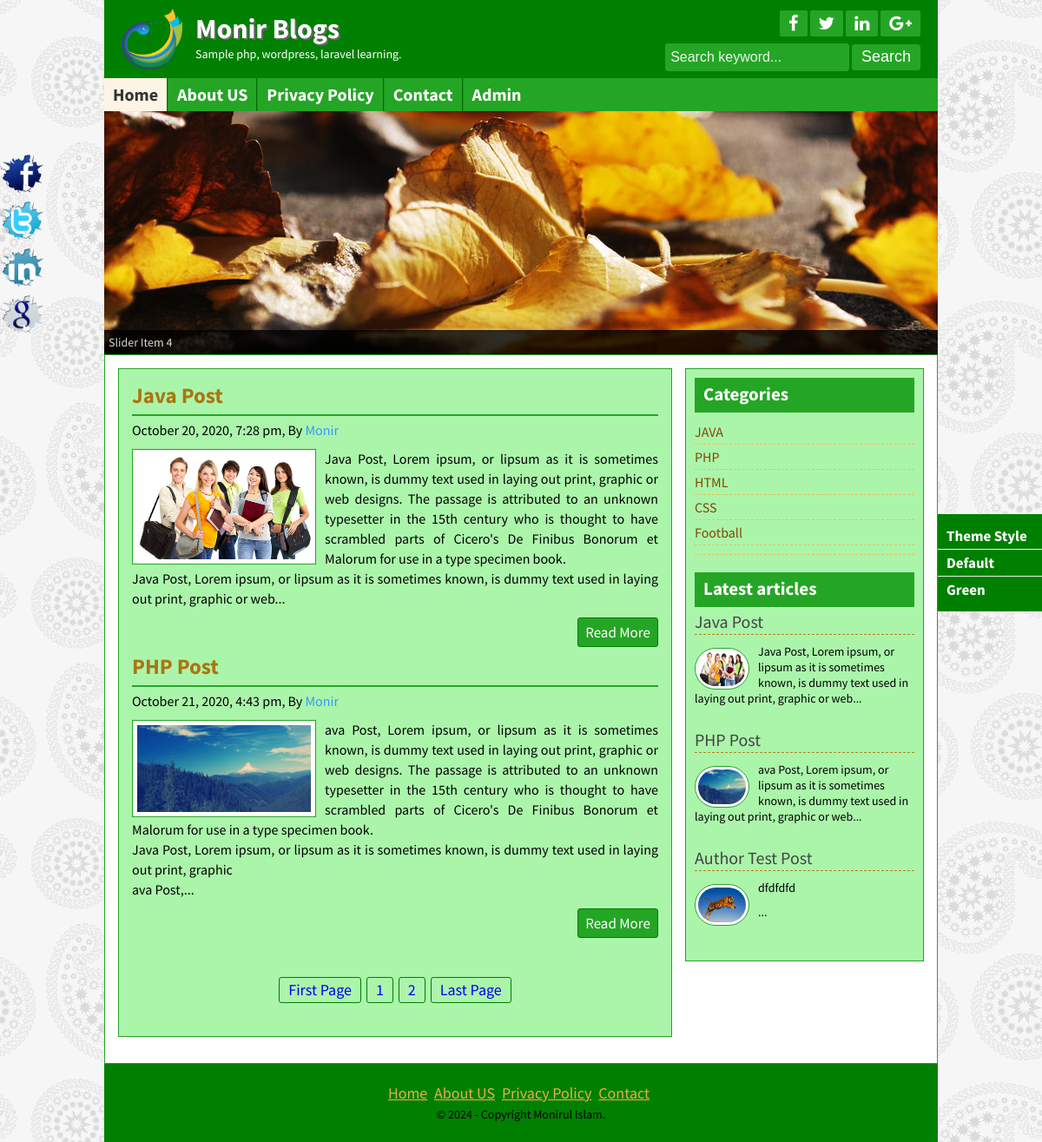
The page / on the database its author committed.
### tables this page shows
CREATE TABLE `tbl_options` (
  `id` int(11) NOT NULL,
  `title` varchar(255) NOT NULL,
  `slogan` varchar(255) NOT NULL,
  `logo` varchar(255) NOT NULL,
  `themes` varchar(255) NOT NULL,
  `facebook_url` varchar(255) NOT NULL,
  `twitter_url` varchar(255) NOT NULL,
  `google_url` varchar(255) NOT NULL,
  `linkedin_url` varchar(255) NOT NULL,
  `copyright` varchar(255) NOT NULL
);

CREATE TABLE `tbl_page` (
  `id` int(11) NOT NULL,
  `title` varchar(255) NOT NULL,
  `body` text NOT NULL
);

CREATE TABLE `tbl_post` (
  `id` int(11) NOT NULL,
  `cat` int(11) NOT NULL,
  `userid` int(11) NOT NULL,
  `title` varchar(255) NOT NULL,
  `body` text NOT NULL,
  `image` varchar(255) NOT NULL,
  `author` varchar(50) NOT NULL,
  `tags` varchar(255) NOT NULL,
  `date` timestamp NOT NULL DEFAULT CURRENT_TIMESTAMP
);

CREATE TABLE `tbl_category` (
  `id` int(11) NOT NULL,
  `name` varchar(50) NOT NULL
);

### lib/Database.php (called while the page is built, shortened)
<?php
Class Database{
	public $host   = DB_HOST;
	public $user   = DB_USER;
	public $pass   = DB_PASS;
	public $dbname = DB_NAME;
	public $link;
	private function connectDB(){
	$this->link = new mysqli($this->host, $this->user, $this->pass, $this->dbname);
 }
	public function select($query){
		$result = $this->link->query($query) or die($this->link->error.__LINE__);
		if($result->num_rows > 0){
			return $result;
		} else {
			return false;
		}
	}
}

### helpers/Format.php (called while the page is built, shortened)
<?php
	class Format {
		public function formateDate( $date ) {
			return date('F j, Y, g:i a', strtotime( $date ) );
		}
		public function textShorten( $text, $limit = 400 ) {
			$text = $text . " ";
			$text = substr( $text, 0, $limit );
			$text = substr( $text, 0, strrpos( $text, ' ') );
			$text = $text . "...";
			return $text;
		}
	}
?>

### index.php (the view)
<?php include_once('inc/header.php'); ?>
<?php include_once('inc/slider.php'); ?>
	<div class="contentsection contemplete clear">
		<div class="maincontent clear">
			<?php
				$post_per_page = 2;
				if( isset($_GET['page']) ) {
					$page_no = $_GET['page'];
				} else {
					$page_no = 1;
				}
				$offset_post = ( $page_no -1 ) * $post_per_page;
				$query = "SELECT * FROM tbl_post LIMIT $offset_post, $post_per_page";
				$post = $db->select($query);
				if( $post ) {
			?>
			<?php while( $result = $post->fetch_assoc() ) {  ?>
			<div class="samepost clear">
				<h2><a href="post.php?id=<?php echo $result['id']; ?>"><?php echo $result['title']; ?></a></h2>
				<h4><?php echo $format->formateDate( $result['date'] ); ?>, By <a href="#"><?php echo $result['author']; ?></a></h4>
				 <a href="post.php?id=<?php echo $result['id']; ?>"><img src="admin/uploads/<?php echo $result['image']; ?>" alt="post image"/></a>
				<?php echo $format->textShorten( $result['body'], 450 ); ?>
				<div class="readmore clear">
					<a href="post.php?id=<?php echo $result['id']; ?>">Read More</a>
				</div>
			</div>
			<?php } ?>
			<div class='pagination'>
				<?php
					$query = "SELECT * FROM tbl_post";
					$result = $db->select($query);
					$total_rows = mysqli_num_rows($result);
					$total_pages = ceil( $total_rows / $post_per_page );
					echo "<a href=index.php?page=1>First Page</a>";
					for ( $i=1; $i <= $total_pages ; $i++) {
						echo "<a href=index.php?page=$i>$i</a>";
					}
					echo "<a href=index.php?page=$total_pages>Last Page</a>";
				?>
			</div>
			<?php } else { echo "<h2>No Post Found..."; } ?>
		</div>
		<?php include_once('inc/sidebar.php'); ?>
	</div>
<?php include_once('inc/footer.php'); ?>

### inc/header.php (shortened to what this page needs)
<?php
	include_once('lib/Database.php');
	include_once('helpers/Format.php');
	$db = new Database();
	$format = new Format();
?>
<!DOCTYPE html>
<html>
<head>
	<?php include 'scripts/css.php'; ?>
</head>
<body>
	<div class="headersection templete clear">
		<?php
			$query ="SELECT * FROM tbl_options WHERE id=1";
            $select = $db->select($query);
            if($select ) {
                while( $result = $select->fetch_assoc() ) {
		?>
		<a href="index.php">
			<div class="logo">
				<img src="admin/uploads/<?php echo $result['logo']; ?>" alt="Logo"/>
				<h2><?php echo $result['title']; ?></h2>
				<p><?php echo $result['slogan']; ?></p>
			</div>
		</a>
		<div class="social clear">
			<div class="icon clear">
				<a href="<?php echo $result['facebook_url']; ?>" target="_blank"><i class="fa fa-facebook"></i></a>
				<a href="<?php echo $result['twitter_url']; ?>" target="_blank"><i class="fa fa-twitter"></i></a>
				<a href="<?php echo $result['linkedin_url']; ?>" target="_blank"><i class="fa fa-linkedin"></i></a>
				<a href="<?php echo $result['google_url']; ?>" target="_blank"><i class="fa fa-google-plus"></i></a>
			</div>
			<div class="searchbtn clear">
			<form action="search.php" method="GET">
				<input type="text" name="search" placeholder="Search keyword..."/>
				<input type="submit" name="submit" value="Search"/>
			</form>
			</div>
		</div>
		<?php } } ?>
	</div>
<div class="navsection templete">
	<ul>
		<?php
			$path      = $_SERVER['SCRIPT_FILENAME'];
			$currentPg = basename($path, '.php');
    	?>
		<li><a <?php if( $currentPg == 'index' ) { echo 'id="active"'; } ?> href="index.php">Home</a></li>
		<?php
	        $query ="SELECT * FROM tbl_page";
	        $pages = $db->select($query);
	        if( $pages ) {
	        while( $result = $pages->fetch_assoc() ) {
	    ?>
	        <li><a
	        	<?php
	        		if(isset($_GET['pageID']) && $_GET['pageID'] == $result['id'] ) { echo 'id="active"'; }
	        	?>
	        	href="page.php?pageID=<?php echo $result['id']; ?>"><?php echo $result['title']; ?></a></li>
	    <?php } } ?>
		<li><a <?php if( $currentPg == 'contact' ) { echo 'id="active"'; } ?> href="contact.php">Contact</a></li>
		<li><a target="_blank" href="admin/index.php">Admin</a></li>
	</ul>
</div>

### scripts/css.php (shortened to what this page needs)
<link rel="stylesheet" href="font-awesome-4.5.0/css/font-awesome.css">
<link rel="stylesheet" href="css/nivo-slider.css" type="text/css" media="screen" />
<link rel="stylesheet" href="style.css">
<?php
	$selquery = "SELECT * FROM tbl_options WHERE id='1'";
	$themes = $db->select($selquery);
	if( $themes ) {
		while($themesVal = $themes->fetch_assoc() ) {
			if( $themesVal['themes'] == 'default' ) { ?>
				<link rel="stylesheet" href="themes/default.css">
			<?php } else if( $themesVal['themes'] == 'green' ) { ?>
				<link rel="stylesheet" href="themes/green.css">
			<?php } else if( $themesVal['themes'] == 'red' ) { ?>
				<?php } else if( $themesVal['themes'] == 'red' ) { ?>
			<?php } ?>
		<?php } ?>
	<?php } ?>

### inc/slider.php (shortened to what this page needs)
<?php
	$query ="SELECT * FROM tbl_slider ORDER BY id DESC LIMIT 5";
    $slider = $db->select($query);
    if( $slider ) {
?>
<div class="slidersection templete clear">
    <div id="slider">
    	<?php while( $result = $slider->fetch_assoc() ) { ?>
        	<a href="#">
        	</a>
        <?php } ?>
    </div>
</div>
<?php } ?>

### inc/sidebar.php
<div class="sidebar clear">
	<div class="samesidebar clear">
		<h2>Categories</h2>
		<ul>
			<?php
				$query = "SELECT * FROM tbl_category";
				$categories = $db->select($query);
				if( $categories ) {
				while( $result = $categories->fetch_assoc() ) {
			?>
				<li><a href="category.php?catID=<?php echo $result['id']; ?>"><?php echo $result['name']; ?></a></li>
			<?php } } else { ?>
				<li><a>No Category Created..</a></li>
			<?php } ?>
		</ul>
	</div>
	<div class="samesidebar clear">
		<h2>Latest articles</h2>
		<?php
			$query = "SELECT * FROM tbl_post LIMIT 4";
			$post = $db->select($query);
			if( $post ) {
			while( $result = $post->fetch_assoc() ) {
		?>
			<div class="popular clear">
				<h3><a href="post.php?id=<?php echo $result['id']; ?>"><?php echo $result['title']; ?></a></h3>
				<a href="post.php?id=<?php echo $result['id']; ?>"><img src="admin/uploads/<?php echo $result['image']; ?>" alt="post image"/></a>
				<?php echo $format->textShorten( $result['body'], 120 ); ?>
			</div>
		<?php } } else { ?>
			<h3><a>No Latest Post available...</a></h3>
		<?php } ?>
	</div>
</div>

### inc/footer.php (shortened to what this page needs)
<?php
	$query ="SELECT * FROM tbl_options WHERE id=1";
    $select = $db->select($query);
    if($select ) {
        while( $result = $select->fetch_assoc() ) {
?>
	<div class="footersection templete clear">
		<div class="footermenu clear">
			<ul>
				<li><a href="index.php">Home</a></li>
				<?php
			        $query ="SELECT * FROM tbl_page";
			        $pages = $db->select($query);
			        if( $pages ) {
			        while( $page_info = $pages->fetch_assoc() ) {
			    ?>
			        <li><a href="page.php?pageID=<?php echo $page_info['id']; ?>"><?php echo $page_info['title']; ?></a></li>
			    <?php } } ?>
				<li><a href="contact.php">Contact</a></li>
			</ul>
		</div>
	  	<p>&copy; <?php echo date('Y - ') . $result['copyright']; ?></p>
	</div>
	<?php } } ?>
	<div class="fixedicon clear">
		<a href="<?php echo $result['facebook_url']; ?>"><img src="images/fb.png" alt="Facebook"/></a>
		<a href="<?php echo $result['twitter_url']; ?>"><img src="images/tw.png" alt="Twitter"/></a>
		<a href="<?php echo $result['linkedin_url']; ?>"><img src="images/in.png" alt="LinkedIn"/></a>
		<a href="<?php echo $result['google_url']; ?>"><img src="images/gl.png" alt="GooglePlus"/></a>
	</div>
	<div class="fixedicon theme-select clear">
		<h3>Theme Style</h3>
		<h3 data-theme="default-theme">Default</h3>
		<h3 data-theme="green-theme">Green</h3>
	</div>
</body>
</html>

### css/nivo-slider.css (style rules this page uses)
.nivoSlider { position:relative; }
.nivoSlider a.nivo-imageLink { position:absolute; top:0px; left:0px; width:100%; height:100%; border:0; padding:0; margin:0; z-index:60; display:none; }

### themes/green.css (style rules this page uses)
.headersection { background-color: #008000; }
.icon a { background-color: #25A525; }
.searchbtn input[type="text"] { border: 1px solid #25A525; background: #25A525; color: #fff; }
.searchbtn input[type="text"]::placeholder { opacity: .9; color: #fff; }
.searchbtn input[type="submit"] { border: 1px solid #25A525; background-color: #25A525; }
.navsection { background-color: #25A525; }
.navsection ul li { border-left: 1px solid #189818; border-right: 1px solid #006B00; }
.contentsection { border: 1px solid #25A525; }
.maincontent { background-color: #ABF5AB; border: 1px solid #25A525; }
.samepost h2, .about h2 { border-bottom: 2px solid #25A525; color: #ac7511; }
.sidebar { background-color: #ABF5AB; border: 1px solid #25A525; }
.relatedpost h2, .samesidebar h2 { background-color: #25A525; border-bottom-color: #25A525 !important; color: #fff !important; }
.footersection { background: #008000; }
.pagination a { border-color: #007D00; }
.readmore a { background-color: #25A525; border-color: #007B00; color: #fff; }
.popular img, .about img, .relatedpost img, .samepost img { border-color: #25A525; }

### scripts/css.php (style rules this page uses)
.fixedicon.theme-select { right: 0 !important; left: inherit; top: 45%; background: green; padding: 10px 0; width: 120px; }
.theme-select h3 { font-size: 17px; text-transform: capitalize; padding: 6px 10px; border-bottom: 1px solid #eee; color: #fff; cursor: pointer; }
.theme-select h3:last-child { border: 0; }

### rows shown on the page
tbl_options: logo (picture), title "Monir Blogs", slogan "Sample php, wordpress, laravel learning.", copyright "Copyright Monirul Islam."
tbl_page: title "About US"
tbl_page: title "Privacy Policy"
tbl_post: title "Java Post", date "October 20, 2020, 7:28 pm", author "Monir", image (picture), body "Java Post, Lorem ipsum, or lipsum as it is sometimes known, is dummy text used in laying out print, graphic or web designs. The passage is attributed to an unknown typesetter in the 15th century who is thought to have scrambled parts of Cicero's De Finibus Bonorum et Malorum for use in a type specimen book. Java Post, Lorem ipsum, or lipsum as it is sometimes known, is dummy text used in laying out print, graphic or web...", body "Java Post, Lorem ipsum, or lipsum as it is sometimes known, is dummy text used in laying out print, graphic or web..."
tbl_post: title "PHP Post", date "October 21, 2020, 4:43 pm", author "Monir", image (picture), body "ava Post, Lorem ipsum, or lipsum as it is sometimes known, is dummy text used in laying out print, graphic or web designs. The passage is attributed to an unknown typesetter in the 15th century who is thought to have scrambled parts of Cicero's De Finibus Bonorum et Malorum for use in a type specimen book. Java Post, Lorem ipsum, or lipsum as it is sometimes known, is dummy text used in laying out print, graphic ava Post,...", body "ava Post, Lorem ipsum, or lipsum as it is sometimes known, is dummy text used in laying out print, graphic or web..."
tbl_category: name "JAVA"
tbl_category: name "PHP"
tbl_category: name "HTML"
tbl_category: name "CSS"
tbl_category: name "Football"
tbl_post: title "Author Test Post", image (picture), body "dfdfdfd ..."
